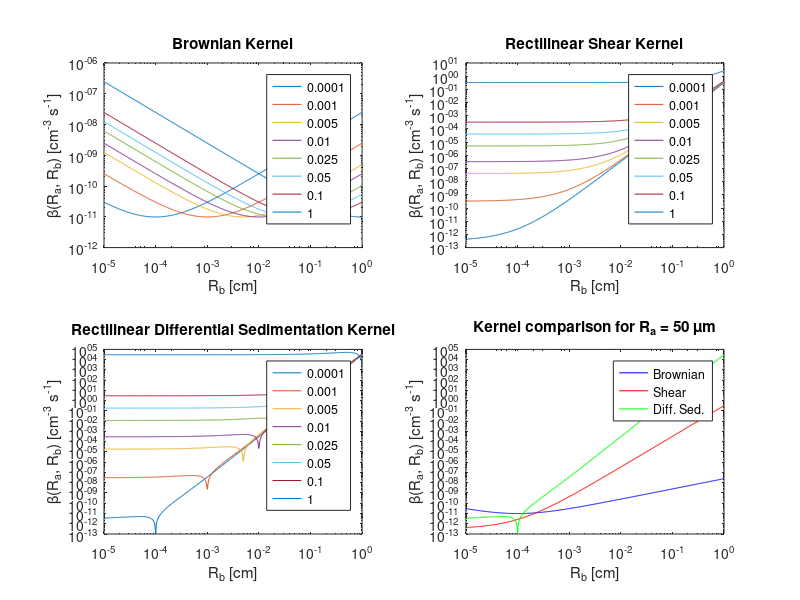
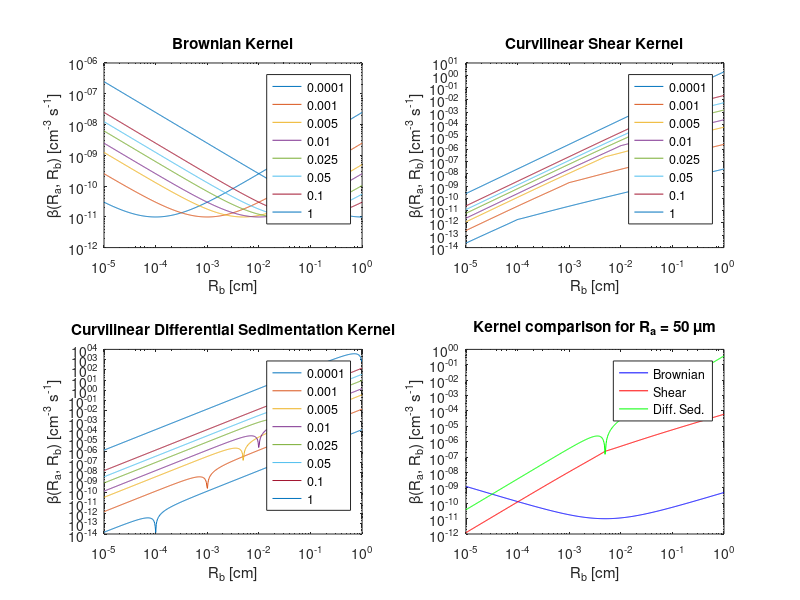
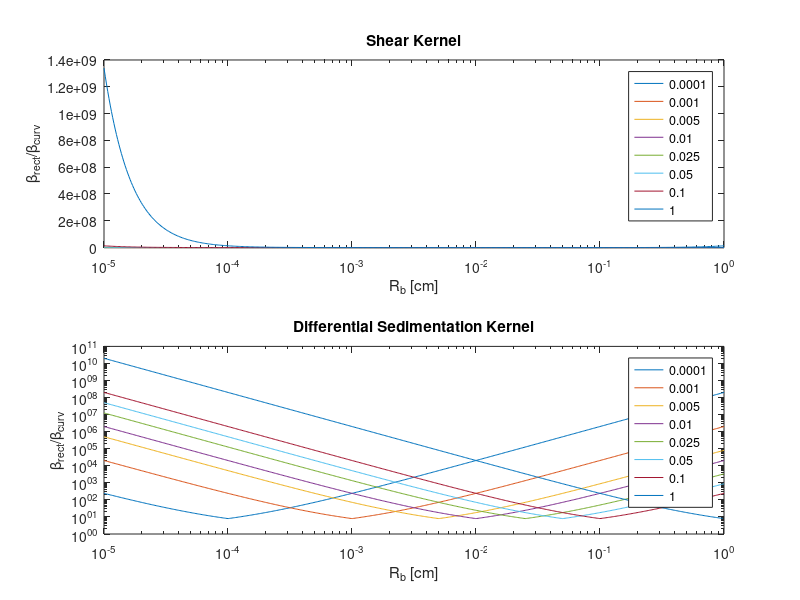
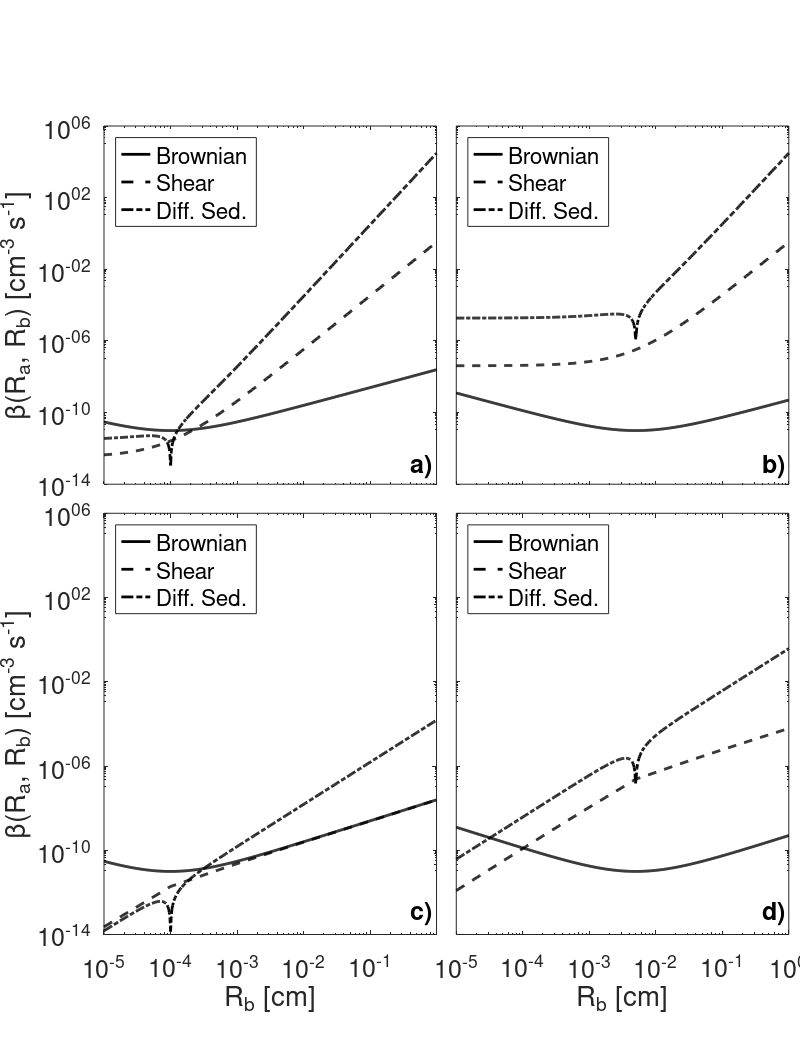

These charts were generated, in order, by the following MATLAB code:
function x = KernelPlot
%
% KernelPlot plots out the coagulation kernels for the collisions of
% particles of a given size (ra) with all the others (rb).

x = 1;

% Define a range of particle sizes

ra = [1 10 50 100 250 500 1000 1e4]*1e-4;   % Colliding particle radii [cm]
rb = logspace(-5, 0, 500);              % Target particle radii [cm]

n_ra = length(ra);                   % Number of colliding particles
n_rb = length(rb);

% Set up the constants

p = KernelSetUp(ra(1));


% Set up storage

beta_brown      = zeros(n_rb, n_ra);
beta_shear_rect = zeros(n_rb, n_ra);
beta_ds_rect    = zeros(n_rb, n_ra);
beta_shear_curv = zeros(n_rb, n_ra);
beta_ds_curv    = zeros(n_rb, n_ra);


% Calculate the kernels

for ir = 1 : n_ra
    
    beta_brown(:, ir)      = CalcBrown(ra(ir), rb, p);
    beta_shear_rect(:, ir) = CalcShearRect(ra(ir), rb, p);
    beta_ds_rect(:, ir)    = CalcDSRect(ra(ir), rb, p);
    beta_shear_curv(:, ir) = CalcShearCurv(ra(ir), rb, p);
    beta_ds_curv(:, ir)    = CalcDSCurv(ra(ir), rb, p);

end

% Now plot the kernels

rb_mat = rb';
rb_mat = rb_mat(:, ones(n_ra, 1));

ra_str = cell(size(ra));
for i_ra = 1 : n_ra
    ra_str{i_ra} = num2str(ra(i_ra));
end

figure(1)
subplot(2,2,1)
loglog(rb_mat, beta_brown)
legend(ra_str)
xlabel('R_b [cm]')
ylabel('\beta(R_a, R_b) [cm^{-3} s^{-1}]')
title('Brownian Kernel')

subplot(2,2,2)
loglog(rb_mat, beta_shear_rect)
legend(ra_str)
xlabel('R_b [cm]')
ylabel('\beta(R_a, R_b) [cm^{-3} s^{-1}]')
title('Rectilinear Shear Kernel')

subplot(2,2,3)
loglog(rb_mat, beta_ds_rect)
legend(ra_str)
xlabel('R_b [cm]')
ylabel('\beta(R_a, R_b) [cm^{-3} s^{-1}]')
title('Rectilinear Differential Sedimentation Kernel')

subplot(2,2,4)
loglog(rb', beta_brown(:,1), 'b', rb', beta_shear_rect(:,1), 'r', rb', beta_ds_rect(:,1), 'g')
legend('Brownian', 'Shear', 'Diff. Sed.')
xlabel('R_b [cm]')
ylabel('\beta(R_a, R_b) [cm^{-3} s^{-1}]')
title('Kernel comparison for R_a = 50 \mum')


figure(2)
subplot(2,2,1)
loglog(rb_mat, beta_brown)
legend(ra_str)
xlabel('R_b [cm]')
ylabel('\beta(R_a, R_b) [cm^{-3} s^{-1}]')
title('Brownian Kernel')

subplot(2,2,2)
loglog(rb_mat, beta_shear_curv)
legend(ra_str)
xlabel('R_b [cm]')
ylabel('\beta(R_a, R_b) [cm^{-3} s^{-1}]')
title('Curvilinear Shear Kernel')

subplot(2,2,3)
loglog(rb_mat, beta_ds_curv)
legend(ra_str)
xlabel('R_b [cm]')
ylabel('\beta(R_a, R_b) [cm^{-3} s^{-1}]')
title('Curvilinear Differential Sedimentation Kernel')

subplot(2,2,4)
loglog(rb', beta_brown(:,3), 'b', rb', beta_shear_curv(:,3), 'r', rb', beta_ds_curv(:,3), 'g')
legend('Brownian', 'Shear', 'Diff. Sed.')
xlabel('R_b [cm]')
ylabel('\beta(R_a, R_b) [cm^{-3} s^{-1}]')
title('Kernel comparison for R_a = 50 \mum')

figure(3)
subplot(2,1,1)
semilogx(rb_mat, beta_shear_rect./beta_shear_curv)
legend(ra_str)
xlabel('R_b [cm]')
ylabel('\beta_{rect}/\beta_{curv}')
title('Shear Kernel')

subplot(2,1,2)
loglog(rb_mat, beta_ds_rect./beta_ds_curv)
legend(ra_str)
xlabel('R_b [cm]')
ylabel('\beta_{rect}/\beta_{curv}')
title('Differential Sedimentation Kernel')


%% Plot for paper

hf4 = figure(4);
hs1 = subplot(2,2,1);
hp1 = loglog(rb', beta_brown(:,1), 'k', rb', beta_shear_rect(:,1), 'k--', rb', beta_ds_rect(:,1), 'k-.');
legend('Brownian', 'Shear', 'Diff. Sed.', 'Location', 'NorthWest')
%xlabel('R_b [cm]', 'FontName', 'Helvetica', 'FontSize', 18)
set(gca, 'XTickLabel', [])
ylabel('\beta(R_a, R_b) [cm^{-3} s^{-1}]', 'FontName', 'Helvetica', 'FontSize', 18)
set(gca, 'FontName', 'Helvetica', 'FontSize', 18)
set(hp1(1), 'LineWidth', 2.0)
set(hp1(2), 'LineWidth', 2.0)
set(hp1(3), 'LineWidth', 2.0)
set(hs1, 'XTick', [1e-5 1e-4 1e-3 1e-2 1e-1 []])
set(hs1, 'YLim', [1e-14 1e6])
set(hs1, 'YTick', [1e-14 1e-10 1e-6 1e-2 1e2 1e6]);
text(4e-1, 1e-13, 'a)', 'FontName', 'Helvetica', 'FontSize', 18, 'FontWeight', 'bold')

%title('Kernel comparison for R_a = 1 \mum')

hs2 = subplot(2,2,2);
hp2 = loglog(rb', beta_brown(:,3), 'k', rb', beta_shear_rect(:,3), 'k--', rb', beta_ds_rect(:,3), 'k-.');
legend('Brownian', 'Shear', 'Diff. Sed.', 'Location', 'NorthWest')
%xlabel('R_b [cm]', 'FontName', 'Helvetica', 'FontSize', 18)
%ylabel('\beta(R_a, R_b) [cm^{-3} s^{-1}]', 'FontName', 'Helvetica', 'FontSize', 14)
set(gca, 'XTickLabel', [])
set(gca, 'YTickLabel', [])
set(gca, 'FontName', 'Helvetica', 'FontSize', 18)
set(hp2(1), 'LineWidth', 2.0)
set(hp2(2), 'LineWidth', 2.0)
set(hp2(3), 'LineWidth', 2.0)
set(hs2, 'XTick', [1e-5 1e-4 1e-3 1e-2 1e-1 1e0])
set(hs2, 'YLim', [1e-14 1e6])
set(hs2, 'YTick', [1e-14 1e-10 1e-6 1e-2 1e2 1e6]);
set(hs2, 'YTickLabel', [])
text(4e-1, 1e-13, 'b)', 'FontName', 'Helvetica', 'FontSize', 18, 'FontWeight', 'bold')

%title('Kernel comparison for R_a = 50 \mum')

hs3 = subplot(2,2,3);
hp1 = loglog(rb', beta_brown(:,1), 'k', rb', beta_shear_curv(:,1), 'k--', rb', beta_ds_curv(:,1), 'k-.');
legend('Brownian', 'Shear', 'Diff. Sed.', 'Location', 'NorthWest')
xlabel('R_b [cm]', 'FontName', 'Helvetica', 'FontSize', 18)
ylabel('\beta(R_a, R_b) [cm^{-3} s^{-1}]', 'FontName', 'Helvetica', 'FontSize', 18)
set(gca, 'FontName', 'Helvetica', 'FontSize', 18)
set(hp1(1), 'LineWidth', 2.0)
set(hp1(2), 'LineWidth', 2.0)
set(hp1(3), 'LineWidth', 2.0)
set(hs3, 'XTick', [1e-5 1e-4 1e-3 1e-2 1e-1 []])
set(hs3, 'YLim', [1e-14 1e6])
%set(hs1, 'YTick', [1e-14 1e-12 1e-10 1e-8 1e-6 1e-4 1e-2 1e0 1e2 1e4 1e6]);
set(hs3, 'YTick', [1e-14 1e-10 1e-6 1e-2 1e2 1e6]);
text(4e-1, 1e-13, 'c)', 'FontName', 'Helvetica', 'FontSize', 18, 'FontWeight', 'bold')

%title('Kernel comparison for R_a = 1 \mum')

hs4 = subplot(2,2,4);
hp2 = loglog(rb', beta_brown(:,3), 'k', rb', beta_shear_curv(:,3), 'k--', rb', beta_ds_curv(:,3), 'k-.');
legend('Brownian', 'Shear', 'Diff. Sed.', 'Location', 'NorthWest')
xlabel('R_b [cm]', 'FontName', 'Helvetica', 'FontSize', 18)
%ylabel('\beta(R_a, R_b) [cm^{-3} s^{-1}]', 'FontName', 'Helvetica', 'FontSize', 14)
set(gca, 'FontName', 'Helvetica', 'FontSize', 18)
set(hp2(1), 'LineWidth', 2.0)
set(hp2(2), 'LineWidth', 2.0)
set(hp2(3), 'LineWidth', 2.0)
set(hs4, 'XTick', [1e-5 1e-4 1e-3 1e-2 1e-1 1e0])
set(hs4, 'YLim', [1e-14 1e6])
%set(hs2, 'YTick', [1e-14 1e-12 1e-10 1e-8 1e-6 1e-4 1e-2 1e0 1e2 1e4 1e6]);
set(hs4, 'YTick', [1e-14 1e-10 1e-6 1e-2 1e2 1e6]);
set(hs4, 'YTickLabel', [])
text(4e-1, 1e-13, 'd)', 'FontName', 'Helvetica', 'FontSize', 18, 'FontWeight', 'bold')

%orient landscape
orient tall
%set(hs1, 'Position', [0.13 0.11 0.3856 0.815])
%set(hs2, 'Position', [0.52534 0.11 0.3856 0.815])

get(hs1, 'Position')
get(hs2, 'Position')
get(hs3, 'Position')
get(hs4, 'Position')

set(hs1, 'Position', [0.13    0.53884 0.41566 0.34116])
set(hs2, 'Position', [0.57034 0.53884 0.41566 0.34116])
set(hs3, 'Position', [0.13    0.11    0.41566 0.40116])
set(hs4, 'Position', [0.57034 0.11    0.41566 0.40116])


%%%%%%%%%%%%%%%%%%%%%%%%%%%%%%%%%%%%%%%%%%%%%%%%%%%%%%%%%%%%%%%%%%%%%%%%%%

function p = KernelSetUp(r0)
% 
% Calculate the constants in the knernels and returns a structure (p)
% containing the relevant values.
%
%   r0 = radius of monomer particle [cm]
%

% Physical constants

rho_fl     = 1.0275;        % Fluid density [g cm^{-3}]
kvisc      = 0.01;          % Kinematic viscosity [cm^2 s^{-1}]
g          = 980;           % Accel. due to gravity [cm s^{-2}]
k          = 1.3e-16;       % Boltzmann's constant [erg K^{-1}]
temp       = 20 + 273;      % Temperature [K]

d0 = 2*r0;                  % Monomer diameter [cm]

dvisc = kvisc*rho_fl;       % Dynamic viscosity [g cm^{-1} s^{-1}]

del_rho = (4.5*2.48)*kvisc*rho_fl/g*(d0/2)^(-0.83);

p.br_const = 2.0/3.0*k*temp/dvisc;   % Constant for Brownian kernel

p.setcon = (2.0/9.0)*del_rho/rho_fl*g/kvisc;  % Settling velocity const

p.r_to_rg    = 1.36;          % Interaction radius to radius of gyration

p.gamma      = 0.1;              % Average shear rate [s^{-1}]


function b = CalcBrown(r0, r, p)
%
% Calculates the value of the Brownian kernel for collision between
% particles of radius r0 and all particles in sizes r.

b = (2 + r0./r + r/r0);

b = p.br_const * b(:);

function b = CalcShearRect(r0, r, p)
%
% Calclates the value of the Rectalinear Shear kernel for collision between
% particles of radius r0 and all particles in sizes r.

rg = (r0 + r)*p.r_to_rg;
b  = 1.3*rg.*rg.*rg;
b  = p.gamma*b(:);

function b = CalcDSRect(r0, r, p)
%
% Calclates the value of the Retcalinear Differential Sedimentation kernel 
% for collision between particles of radius r0 and all particles in 
% sizes r.

rg = (r0 + r)*p.r_to_rg;

v0 = SettlingVelocity(r0, r0, p.setcon);
v  = SettlingVelocity(r, r, p.setcon);

v0 = v0*ones(size(v));

b = pi * abs(v0 - v).*rg.*rg;
b = b(:);

function b = CalcShearCurv(r0, r, ps)
%
% Calclates the value of the Curvilinear Shear kernel 
% for collision between particles of radius r0 and all particles in 
% sizes r.

rg = (r0 + r)*ps.r_to_rg;

p_ratio = [r0./r; r/r0];

p  = min(p_ratio);

p1 = 1.0 + p;
p5 = p1.*p1.*p1.*p1.*p1;

efficiency = 1.0 - (1.0 + 5.0*p + 2.5*p.*p)./p5;

b = sqrt(8.0*pi/15.0)*efficiency.*rg.*rg.*rg;

b = ps.gamma*b(:);


function b = CalcDSCurv(r0, r, p)
%
% Calclates the value of the Curvilinear Shear kernel 
% for collision between particles of radius r0 and all particles in 
% sizes r.

r_mat   = [r0*ones(size(r)); r];
r_small = min(r_mat)*p.r_to_rg;

v0 = SettlingVelocity(r0, r0, p.setcon);
v  = SettlingVelocity(r, r, p.setcon);
v0 = v0*ones(size(v));

b = 0.5*pi*abs(v0 - v).*r_small.*r_small;

function v = SettlingVelocity(r, rcons, sett_const)
%
% Settling Velocity calculates the settling velocities of particles of
% given sizes.
%
% USAGE:
%   v = SettlingVelocity(r, rcons, sett_const)
%
%   v = particle settling velocities [cm s^{-1}]
%   r = particle radii [cm]
%   rcons = radii of particle conserved volumes [cm]
%   sett_const = (2g/9eta)*(delta_rho/rho_fluid)
%
% HISTORY:
%   23-04-09: First Cut
%
% Adrian Burd, University of Georgia, 2009

v = sett_const * rcons.*rcons.*rcons./r;


